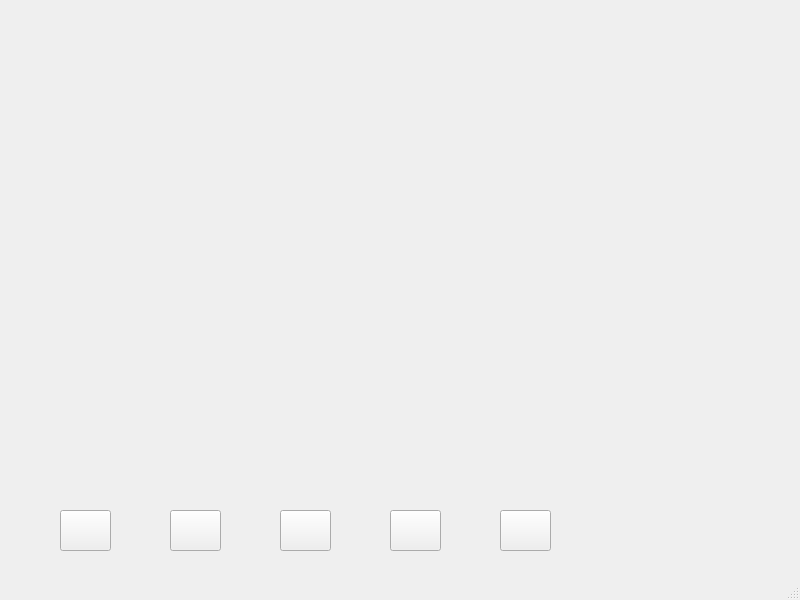
<?xml version="1.0" encoding="UTF-8"?>
<ui version="4.0">
 <class>MainWindow</class>
 <widget class="QMainWindow" name="MainWindow">
  <property name="geometry">
   <rect>
    <x>0</x>
    <y>0</y>
    <width>800</width>
    <height>600</height>
   </rect>
  </property>
  <property name="windowTitle">
   <string>MainWindow</string>
  </property>
  <widget class="QWidget" name="centralwidget">
   <widget class="QStackedWidget" name="stackedWidget">
    <property name="geometry">
     <rect>
      <x>9</x>
      <y>9</y>
      <width>781</width>
      <height>491</height>
     </rect>
    </property>
    <property name="frameShape">
     <enum>QFrame::NoFrame</enum>
    </property>
    <widget class="pg_welcome" name="page_1"/>
    <widget class="pg_rules" name="page_2"/>
    <widget class="pg_twoplayers" name="page_3"/>
    <widget class="pg_tournament" name="page_4"/>
    <widget class="pg_sandbox" name="page_6"/>
    <widget class="QWidget" name="page_5"/>
   </widget>
   <widget class="QPushButton" name="welcomeButton">
    <property name="geometry">
     <rect>
      <x>60</x>
      <y>510</y>
      <width>51</width>
      <height>41</height>
     </rect>
    </property>
    <property name="text">
     <string/>
    </property>
   </widget>
   <widget class="QPushButton" name="rulesButton">
    <property name="geometry">
     <rect>
      <x>170</x>
      <y>510</y>
      <width>51</width>
      <height>41</height>
     </rect>
    </property>
    <property name="text">
     <string/>
    </property>
   </widget>
   <widget class="QPushButton" name="twoplayerButton">
    <property name="geometry">
     <rect>
      <x>280</x>
      <y>510</y>
      <width>51</width>
      <height>41</height>
     </rect>
    </property>
    <property name="text">
     <string/>
    </property>
   </widget>
   <widget class="QPushButton" name="tournamentButton">
    <property name="geometry">
     <rect>
      <x>390</x>
      <y>510</y>
      <width>51</width>
      <height>41</height>
     </rect>
    </property>
    <property name="text">
     <string/>
    </property>
   </widget>
   <widget class="QPushButton" name="allplayerButton">
    <property name="geometry">
     <rect>
      <x>500</x>
      <y>510</y>
      <width>51</width>
      <height>41</height>
     </rect>
    </property>
    <property name="text">
     <string/>
    </property>
   </widget>
  </widget>
  <widget class="QMenuBar" name="menubar">
   <property name="geometry">
    <rect>
     <x>0</x>
     <y>0</y>
     <width>800</width>
     <height>21</height>
    </rect>
   </property>
  </widget>
  <widget class="QStatusBar" name="statusbar"/>
 </widget>
 <customwidgets>
  <customwidget>
   <class>pg_welcome</class>
   <extends>QWidget</extends>
   <header>pg_welcome.h</header>
   <container>1</container>
  </customwidget>
  <customwidget>
   <class>pg_rules</class>
   <extends>QWidget</extends>
   <header>pg_rules.h</header>
   <container>1</container>
  </customwidget>
  <customwidget>
   <class>pg_twoplayers</class>
   <extends>QWidget</extends>
   <header>pg_twoplayers.h</header>
   <container>1</container>
  </customwidget>
  <customwidget>
   <class>pg_tournament</class>
   <extends>QWidget</extends>
   <header>pg_tournament.h</header>
   <container>1</container>
  </customwidget>
  <customwidget>
   <class>pg_sandbox</class>
   <extends>QWidget</extends>
   <header>pg_sandbox.h</header>
   <container>1</container>
  </customwidget>
 </customwidgets>
 <resources/>
 <connections/>
</ui>
